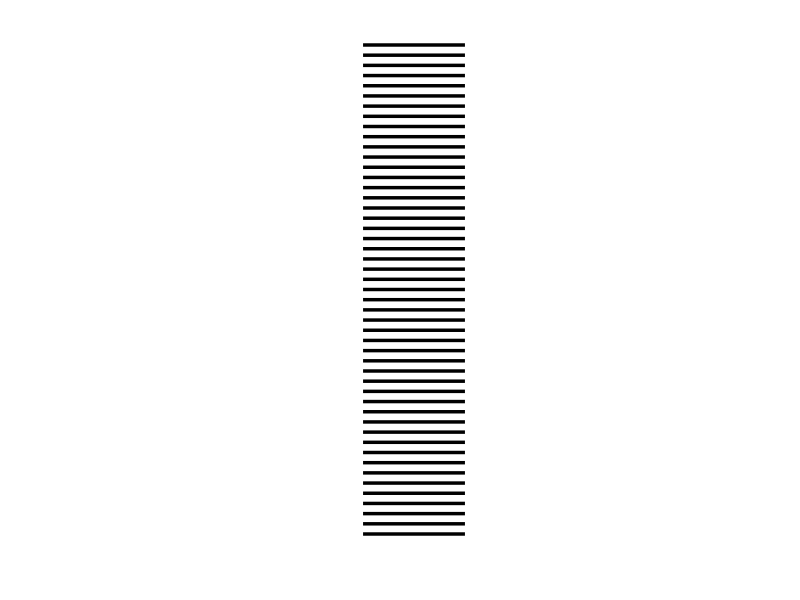
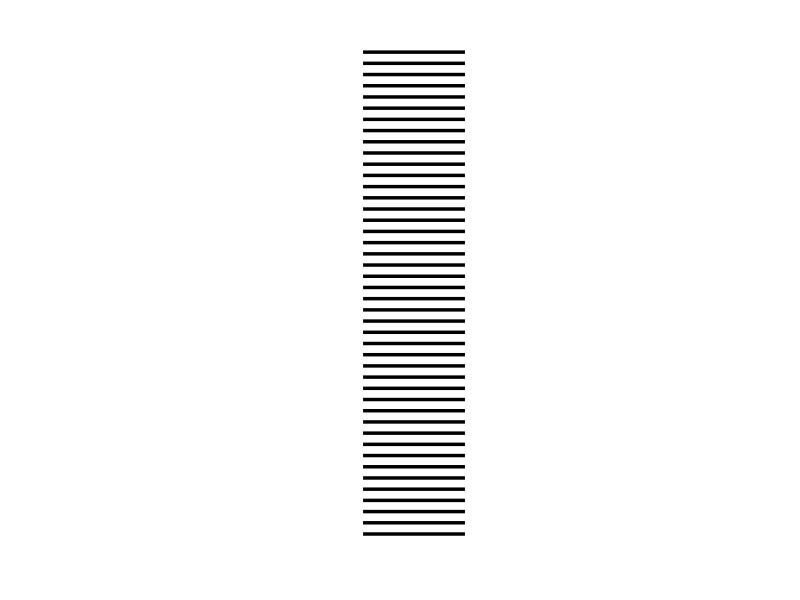
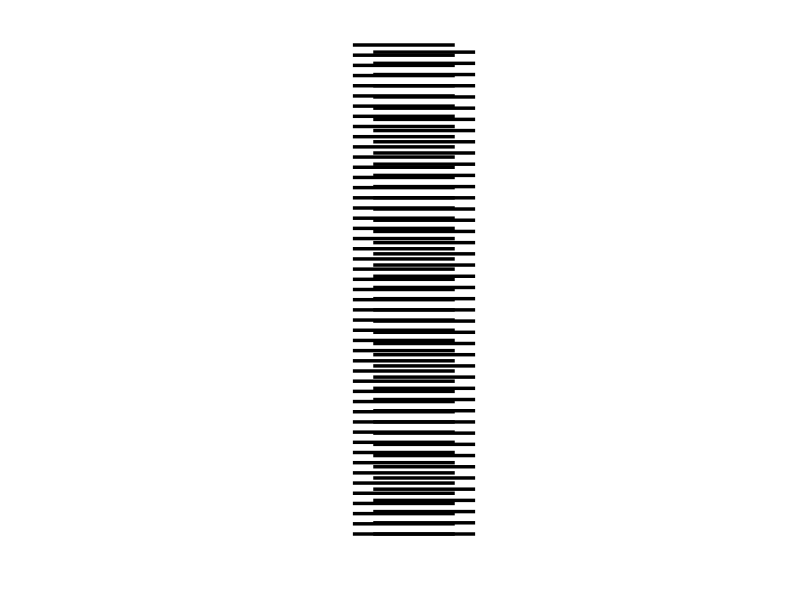

Here is the MATLAB script that generated these plots, in order:
close all;clear;clc;
for y = 0:0.5:24
    plot([0,5],[y,y],'k-','LineWidth',2.5);
    hold on;
end
axis equal;
axis off;
xlim([0,5]);
ylim([0,24]);

figure(2);
for y = 0:0.55:24
    plot([0,5],[y,y],'k-','LineWidth',2.5)
    hold on;
end
axis equal;
axis off;
xlim([0,5]);
ylim([0,24]);

figure(3);
for y = 0:0.5:24
    plot([-1,4],[y,y],'k-','LineWidth',2.5);
    hold on;
end
for y = 0:0.55:24
    plot([0,5],[y,y],'k-','LineWidth',2.5)
    hold on;
end
axis equal;
axis off;
xlim([-1,5]);
ylim([0,24]);